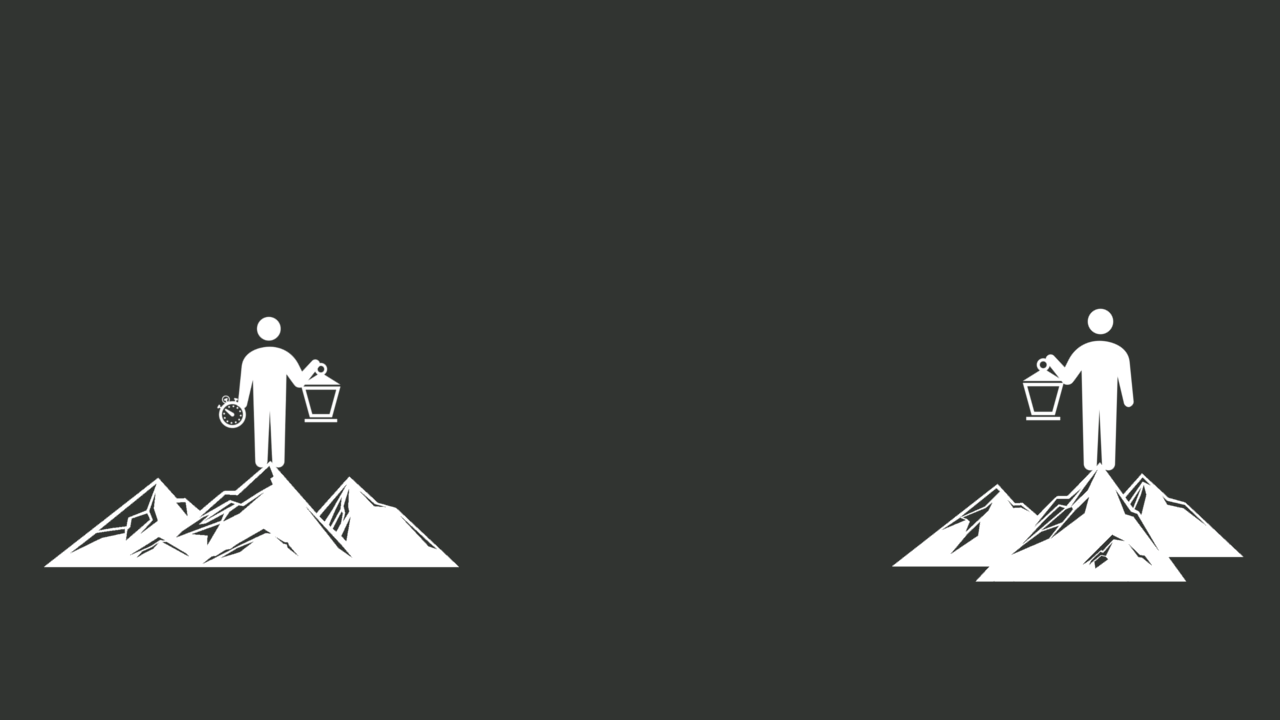
#> input picture 2_semestr/FYO/Proj1/source/images/galileo_default.png, 1280 x 720 px
$ python main.py
#> lines starting #> are read from the running program, lines starting #| are printed output that depends on the picture
### 2_semestr/FYO/Proj1/source/galileo.py
import cv2
import cvui
from timeit import default_timer as timer

from tools import exp_type, get_graph, resource_path

def galileo(frame, expr):
    curr_expr = expr
    experiments = [[False] for i in range(2)]

    restart = True
    distance_tr = [1.1]

    galileo_default = cv2.imread(resource_path("images/galileo_default.png"), 3)
    galileo_yellow_dot = cv2.imread(resource_path("images/galileo_yellow_dot.png"), 3)
    galileo_fire = cv2.imread(resource_path("images/galileo_fire.png"), 3)

    while (True):
        frame[:] = (49, 52, 49)

        if restart:
            animation = 0
            animate = False
            galileo_coord_bottom = 385
            galileo_coord_top = 985
            first_graph_f = False
            second_graph_f = False
            first_graph = False
            second_graph = False
            first_delay = 0
            second_delay = 0
            delay = 0
            speed_of_light = 299792
            half = False
            first_after_half = 0
            first_after_end = 0
            restart = False
            static_distance = False

        if not first_graph_f:
            first_graph, lag = get_graph()
            first_delay = lag
            first_graph_f = True
        if not second_graph_f:
            second_graph, lag = get_graph()
            second_delay = lag
            second_graph_f = True

        #Animation window
        cvui.image(frame, 0, 0, galileo_default)

        if animate:
            galileo_coord_bottom = 368
            galileo_coord_top = 968
            cvui.image(frame, 314, 393, galileo_fire)
            if animation < 21:
                for _ in range(animation+1):
                    cvui.image(frame, galileo_coord_bottom, 400, galileo_yellow_dot)
                    galileo_coord_bottom = galileo_coord_bottom + 30
            else:
                for _ in range(21):
                    cvui.image(frame, galileo_coord_bottom, 400, galileo_yellow_dot)
                    galileo_coord_bottom = galileo_coord_bottom + 30

            if animation >= 21 and animation < 42:
                cvui.image(frame, 960, 200, first_graph)
                cvui.text(frame, 1045, 186, "Reaction delay", 0.4)
                cvui.text(frame, 1079, 278, str(int(first_delay))+"ms", 0.4)

                cvui.image(frame, 1036, 390, galileo_fire)
                for _ in range(animation+1-21):
                    cvui.image(frame, galileo_coord_top, 375, galileo_yellow_dot)
                    galileo_coord_top = galileo_coord_top - 30
            elif animation == 42:
                if first_after_end != 0:
                    if (timer() - first_after_end) > (second_delay/1000):
                        first_after_end = 0
                        cvui.image(frame, 131, 205, second_graph)
                        cvui.text(frame, 216, 191, "Reaction delay", 0.4)
                        cvui.text(frame, 248, 285, str(int(second_delay))+"ms", 0.4)
                        delay = static_distance/speed_of_light + (first_delay/1000) + (second_delay/1000)
                else:
                    cvui.image(frame, 131, 205, second_graph)
                    cvui.text(frame, 216, 191, "Reaction delay", 0.4)
                    cvui.text(frame, 248, 285, str(int(second_delay))+"ms", 0.4)

                cvui.image(frame, 1036, 390, galileo_fire)
                for _ in range(21):
                    cvui.image(frame, galileo_coord_top, 375, galileo_yellow_dot)
                    galileo_coord_top = galileo_coord_top - 30

            if animation < 42:
                act_time = timer() - start_time
                whole_distance = static_distance
                if half:
                    traveled_distance = (act_time-(first_delay/1000)) * speed_of_light
                else:
                    traveled_distance = act_time * speed_of_light
                piece_of_distance = whole_distance / 21
                traveled_parts = traveled_distance / piece_of_distance
                if first_after_half != 0:
                    if (timer() - first_after_half) > (first_delay/1000):
                        first_after_half = 0
                else:
                    if not half:
                        if traveled_parts >= 21:
                            animation = 20
                            half = True
                            first_after_half = timer()
                        else:
                            animation = int(traveled_parts)
                    else:
                        if traveled_parts >= 42:
                            animation = 42
                            first_after_end = timer()
                        else:
                            animation = int(traveled_parts)
            else:
                cvui.image(frame, 960, 200, first_graph)
                cvui.text(frame, 1045, 186, "Reaction delay", 0.4)
                cvui.text(frame, 1079, 278, str(int(first_delay))+"ms", 0.4)
                if delay != 0:
                    cvui.text(frame, 640, 320, "Total time", 0.5)
                    cvui.text(frame, 660, 343, str(round(delay, 2))+"s", 0.5)
                    cvui.text(frame, 345, 60, "Calculation of the speed of light", 0.5)
                    cvui.text(frame, 345, 80, "distance between mountains ... s = {:,} km" .format(static_distance/2), 0.5)
                    cvui.text(frame, 345, 100, "average human reaction time ... d = 250 ms", 0.5)
                    cvui.text(frame, 345, 120, "c=(2*s)/(t-2*d)=(2*{:,})/({}-2*0.25)={:,} km/s"
                        .format(static_distance/2, str(round(delay, 2)), round(static_distance/(round(delay, 2)-2*0.25), 2)), 0.5)

        if delay == 0:
            cvui.text(frame, 345, 60, "Calculation of the speed of light", 0.5)
            if static_distance:
                cvui.text(frame, 345, 80, "distance between mountains ... s = {:,} km" .format(static_distance/2), 0.5)
            else:
                cvui.text(frame, 345, 80, "distance between mountains ... s = {:,} km" .format(round((distance_tr[0])**8, 0)), 0.5)
            cvui.text(frame, 345, 100, "average human reaction time ... d = 250 ms", 0.5)
            cvui.text(frame, 345, 120, "c=(2*s)/(t-2*d) ... total time wasn't measured", 0.5)

        #Experiment settings window
        cvui.window(frame, 1033.5, 2, 243.5, 133, 'Experiment settings')

        cvui.trackbar(frame,  1030, 39, 249, distance_tr, 1.1, 10.0)
        cvui.rect(frame, 1035, 39, 240, 12, 0x313131, 0x313131)
        cvui.rect(frame, 1035, 74, 240, 25, 0x313131, 0x313131)
        cvui.text(frame, 1041, 32, "Distance")
        cvui.text(frame, 1042, 82, "{:,} km".format(round((distance_tr[0])**8, 0)))
        if cvui.button(frame, 1040, 102, "Measure time"):
            if not animate:
                static_distance = round((distance_tr[0])**8, 0) * 2
            animate = True
            start_time = timer()
        if cvui.button(frame, 1161, 102, "Clear"):
            restart = True

        #Experiments window
        cvui.window(frame, 2, 2, 155, 75, 'Experiments')

        cvui.checkbox(frame, 10, 30, "1638 - Galileo",   experiments[0])
        cvui.checkbox(frame, 10, 53, "1849 - Fizeau",    experiments[1])

        curr_expr = exp_type(curr_expr, experiments)
        experiments = [[False] for i in range(2)]
        experiments[curr_expr] = [True]

        cvui.update()

        cv2.imshow('Speed of Light Measurement', frame)

        if cv2.waitKey(20) == 27:
            return -1

        if curr_expr != expr:
            return curr_expr

### 2_semestr/FYO/Proj1/source/tools.py
import os

import cv2
import numpy as np
import matplotlib.pyplot as plt
from scipy import interpolate

class ReactionTimeDistribuion():
    def __init__(self):
        x = np.array([100, 120, 130, 140, 150, 160, 180, 200, 220, 240, 260, 280,
                      300, 320, 340, 360, 380, 400, 420, 440, 460, 480, 500])
        y = np.array([0, 8, 60, 100, 200, 600, 10000, 25000, 40000, 55000, 60000, 50000, 40000,
                      33000, 26000, 20000, 15000, 11000, 9000, 7500, 6200, 4800, 0])
        arr = np.arange(np.amin(x), np.amax(x), 0.01)
        self.distribution = interpolate.CubicSpline(x, y)


    def get_prob(self):
        while True:
            x = 100+(500-100)*np.random.rand(1,1)[0][0]
            y = 60344*np.random.rand(1,1)[0][0]
            if self.distribution(x) > y:
                return x


# [6 lines left out: function exp_type, not called in this run]


def get_graph():
    wewe = ReactionTimeDistribuion()

    fig, ax = plt.subplots()
    fig.patch.set_facecolor("#313431")

    rx = np.arange(100, 500, 1)
    ry = np.zeros(400)
    for i in range(400):
        ry[i] = wewe.distribution(rx[i])

    lag = wewe.get_prob()
    plt.plot(rx, ry, "-r", color="white")
    plt.plot(lag, wewe.distribution(lag), 'ob', color=(117/255,191/255,255/255))

    ax.set_facecolor((31/255,34/255,31/255))
    ax.axis('off')

    fig.set_size_inches(3, 1)

    fig.canvas.draw()
    img = np.fromstring(fig.canvas.tostring_rgb(), dtype=np.uint8, sep='')
    img  = img.reshape(fig.canvas.get_width_height()[::-1] + (3,))
    img = cv2.cvtColor(img,cv2.COLOR_RGB2BGR)

    return img, lag


# [20 lines left out: function overlay_image_alpha, not called in this run]


def resource_path(relative_path):
    try:
        base_path = sys._MEIPASS
    except Exception:
        base_path = os.path.abspath(".")

    return os.path.join(base_path, relative_path)

### 2_semestr/FYO/Proj1/source/main.py
import time

import cv2
import cvui
import numpy as np
from timeit import default_timer as timer

from galileo import galileo
from fizeau import fizeau

def main():
    frame = np.zeros((720, 1280, 3), np.uint8)
    cvui.init('Speed of Light Measurement')
#> (this line was passed over: cvui is not available in this run)

    curr_experiment = 0
    while (True):
        if curr_experiment == 0:
            curr_experiment = galileo(frame, curr_experiment)
#> in galileo, galileo_default is the input picture: shape (720, 1280, 3); mean B, G, R 61.2, 64, 61.2
#> in get_graph, `img = cv2.cvtColor(img,cv2.COLOR_RGB2BGR)`:
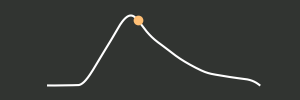
#> img: shape (100, 300, 3); mean R, G, B 53.3, 56, 52.9
#> in galileo, `first_graph, lag = get_graph()`: lag = 269.5
#> in galileo, `second_graph, lag = get_graph()`: lag = 284.6
        elif curr_experiment == 1:
            curr_experiment = fizeau(frame, curr_experiment)

if __name__ == '__main__':
#> (the run stopped early here; a loop or call above may not have finished)
